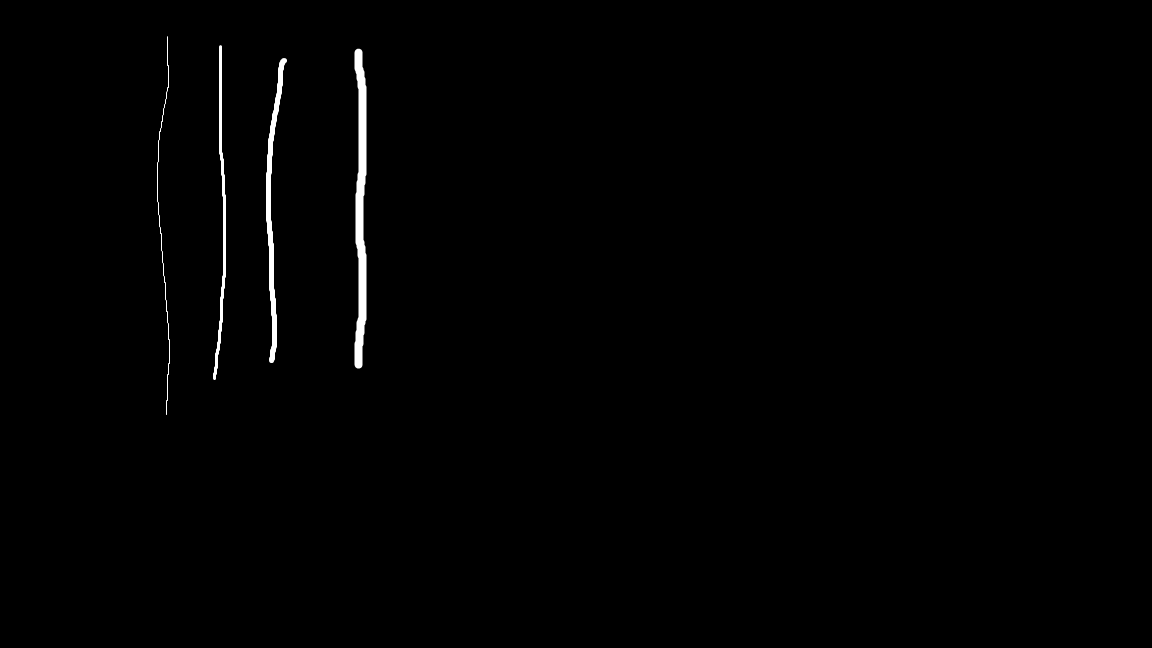
%> input picture Ex7/hor_lines_bw.bmp, 1152 x 648 px
$ octave Task7.m   (GNU Octave 9; MATLAB toolbox functions it lacks are replaced by stand-ins)
%> lines starting %> are read from the running program, lines starting %| are printed output that depends on the picture; in (x1, y1, x2, y2) boxes, pixels count from 0 and x2, y2 are one past the last pixel; in counts of white or black regions, pixels touching at a corner belong together; the program's own positions count from 1
%PART 1
%Task1 and 2
yaxis = linspace(0.3,0,30);
xaxis = linspace(0,0.3,30);
horizontals1 = showImage("hor_lines_bw.bmp",xaxis,yaxis);
horizontals2 = showImage("hor_lines.bmp",xaxis,yaxis);
%> call 2 of showImage, with path = 'hor_lines.bmp'
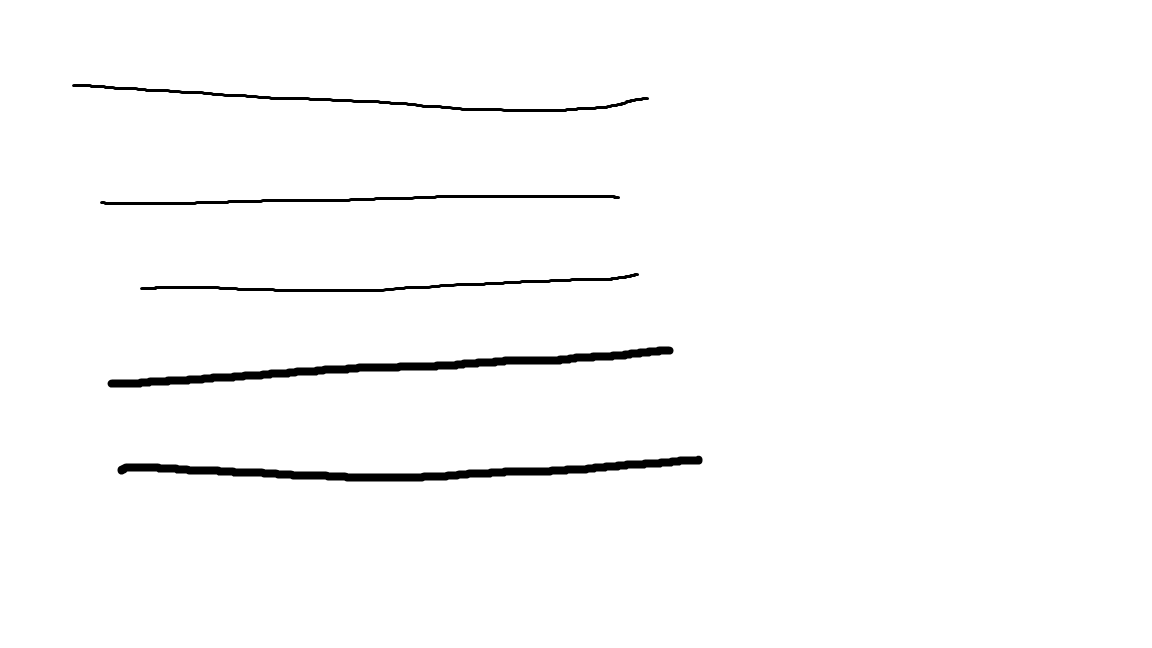
%> input picture Ex7/hor_lines.bmp, 1152 x 648 px
verticals1 = showImage("ver_lines.bmp",xaxis,yaxis);
%> call 3 of showImage, with path = 'ver_lines.bmp'
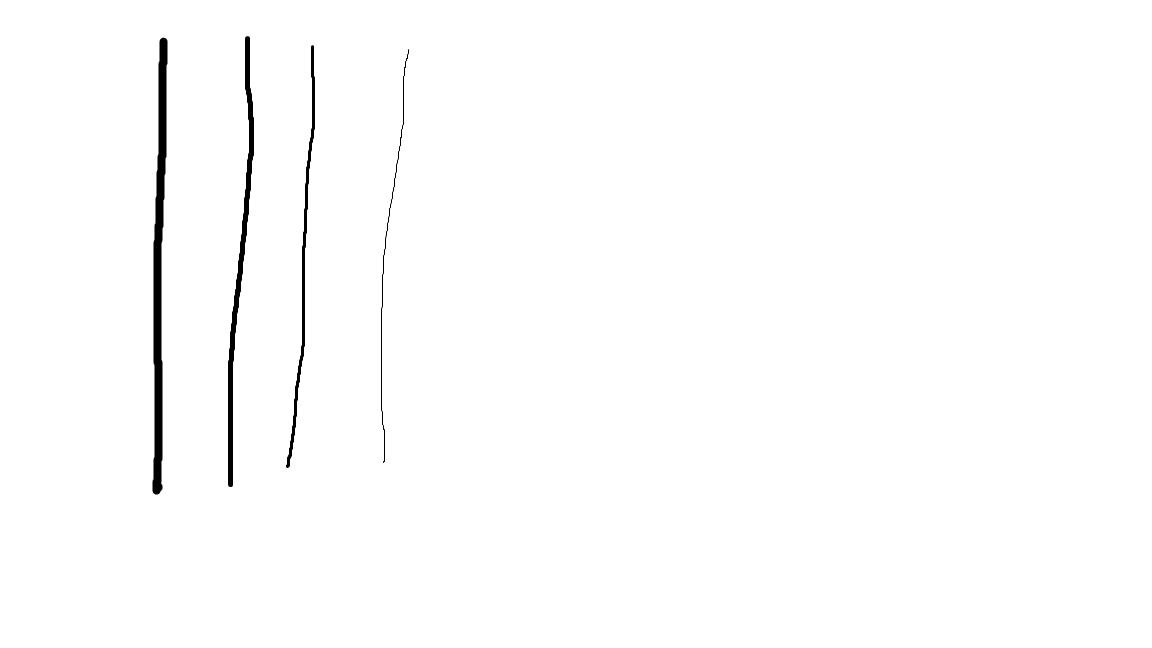
%> input picture Ex7/ver_lines.bmp, 1152 x 648 px
verticals2 = showImage("ver_lines_bw.bmp",xaxis,yaxis);
%> call 4 of showImage, with path = 'ver_lines_bw.bmp'
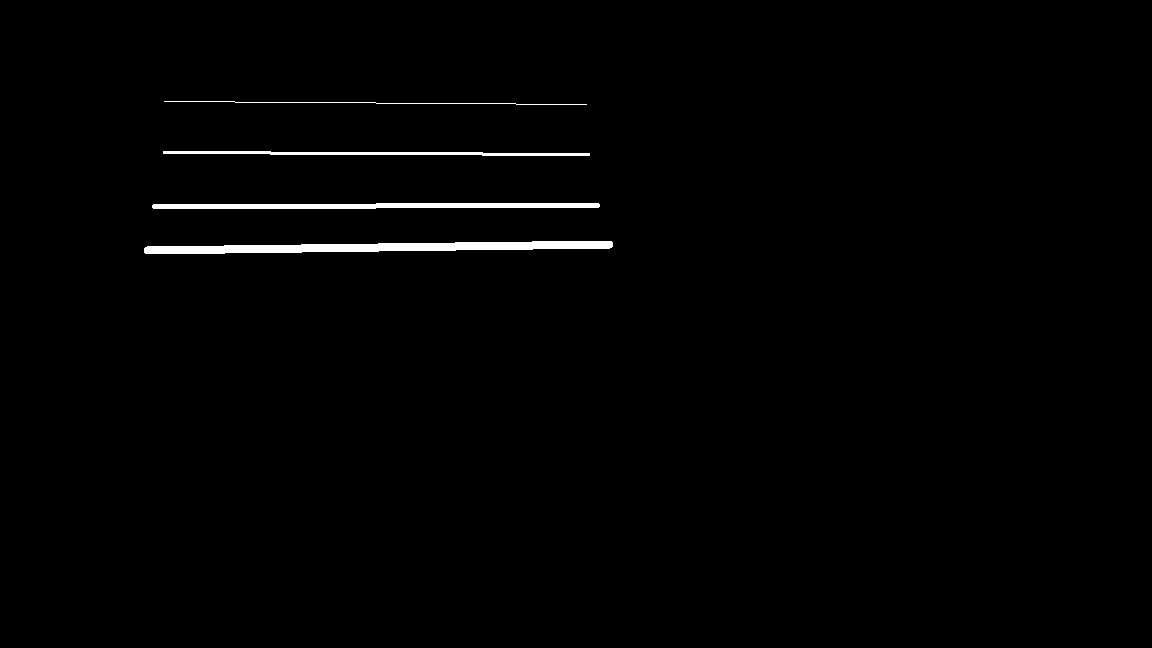
%> input picture Ex7/ver_lines_bw.bmp, 1152 x 648 px
%> in showImage (call 4), `image  = im2double(imread(path));`: image: size 648x1152x3 double; values 0 (black) and 1 (white), 1% white; 4 white regions, box (x1, y1, x2, y2) and area: (144, 241, 613, 254) 3747, (152, 203, 600, 209) 2236, (163, 151, 590, 156) 1283, (164, 101, 587, 105) 423
S = showImage("S.bmp",xaxis,yaxis);
%> call 5 of showImage, with path = 'S.bmp'
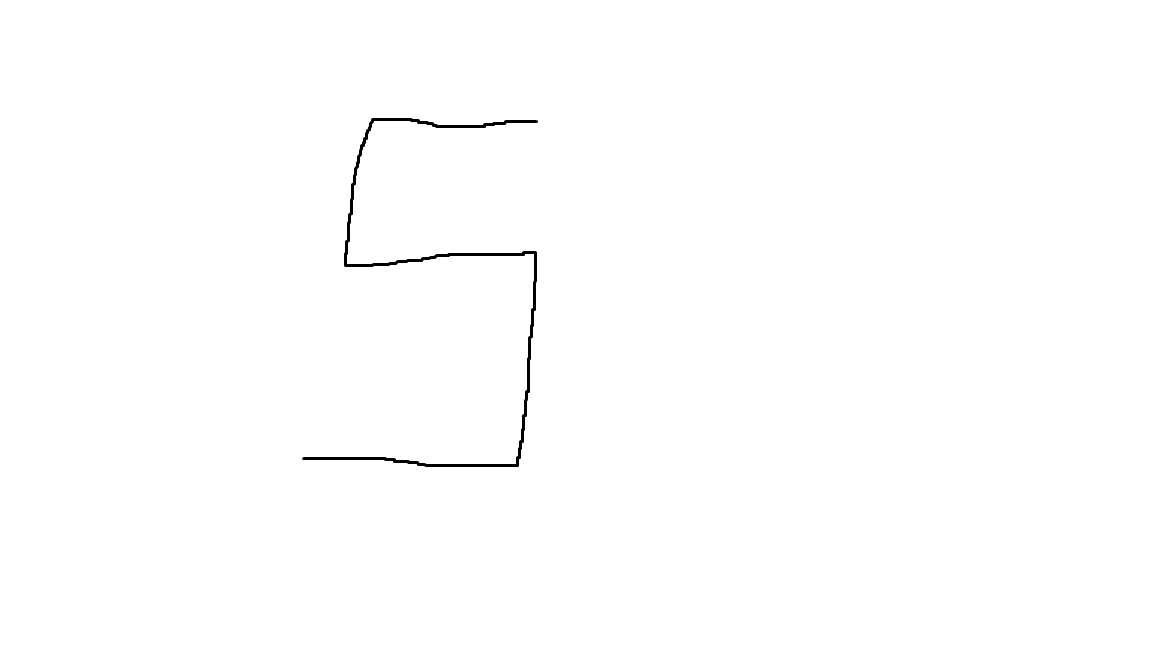
%> input picture Ex7/S.bmp, 1152 x 648 px

%Task 3
Nfft = 1024*2;
deltaX = 0.001;
deltaY = 0.001;

xfreqs = linspace(-0.5, 0.5, Nfft+1)*(1/deltaX);  xfreqs(end) = [];
yfreqs = linspace(-0.5, 0.5, Nfft+1)*(1/deltaY);  yfreqs(end) = [];

hor1fft = fft2d(horizontals1);
hor2fft = fft2d(horizontals2);
ver1fft = fft2d(verticals1);
ver2fft = fft2d(verticals2);

hor1fft_plot = fftimage(hor1fft,xfreqs,yfreqs);
%> hor1fft_plot = -234.4
hor2fft_plot = fftimage(hor2fft,xfreqs,yfreqs);
%> hor2fft_plot = -273.6
ver1fft_plot = fftimage(ver1fft,xfreqs,yfreqs);
%> ver1fft_plot = -312.5
ver2fft_plot = fftimage(ver2fft,xfreqs,yfreqs);
%> ver2fft_plot = -351.3

%Task 4
line = showImage('line.bmp',xaxis,yaxis);
%> call 6 of showImage, with path = 'line.bmp'
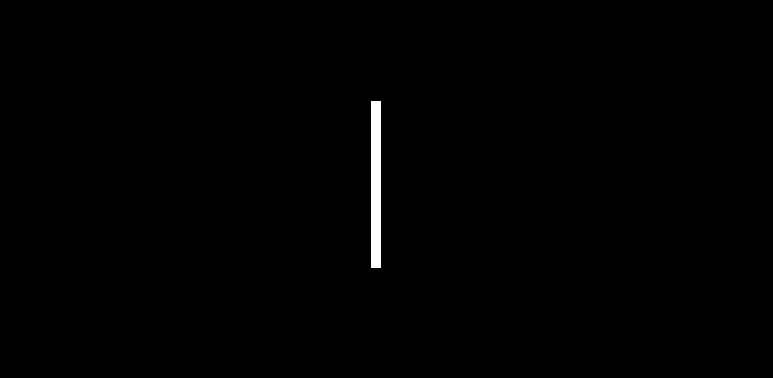
%> input picture Ex7/line.bmp, 1546 x 756 px (shown at 1/2 size)
%> in showImage (call 6), `image  = im2double(imread(path));`: image: size 756x1546x3 double; values 0 (black) and 1 (white), 0.51% white; 1 white region, box (x1, y1, x2, y2) and area: (743, 202, 761, 536) 6012
linefft = fft2d(line);
linefft_plot = fftimage(linefft,xfreqs,yfreqs);
%> linefft_plot = -429

translated_line = imtranslate(line,[1000, 0],'OutputView','full');
%> translated_line: size 756x2546 double; values 0 (black) and 1 (white), 0.31% white; 1 white region, box (x1, y1, x2, y2) and area: (1743, 202, 1761, 536) 6012
translated_linefft = fft2d(translated_line);
figure();
imagesc('XData', xaxis, 'YData', yaxis,'CData',translated_line);
axis('image');
ylabel('y/cm');
xlabel('x/cm');
axis on;
colormap(gray(255));
translated_linefft_plot = fftimage(translated_linefft,xfreqs,yfreqs);
%> in fftimage (call 6), `fft_image = 20*log10(abs(res));`:
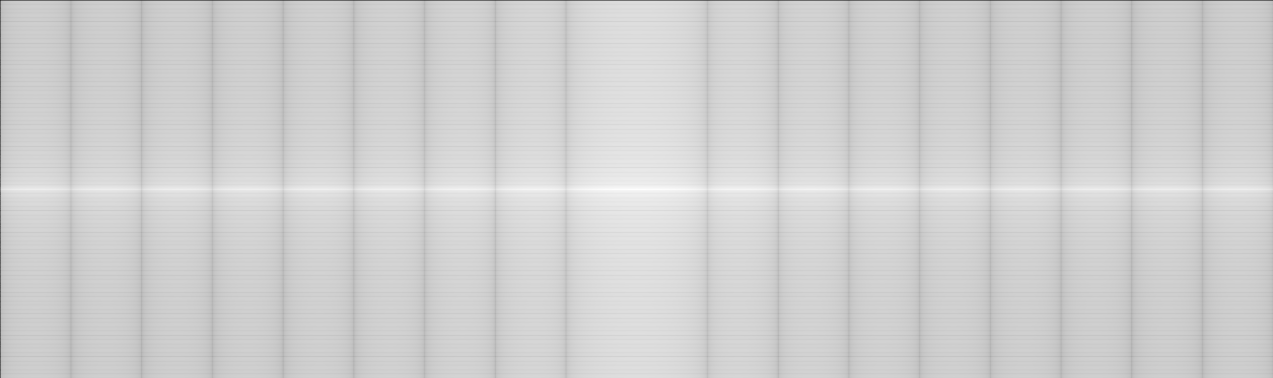
%> fft_image: size 756x2546 double (shown at 1/2 size); 0.14% of the values are NaN or infinite; the others: min -337.2, max 75.58, mean 0.0811; drawn with min black, max white, NaN and infinite black
%> translated_linefft_plot = -507.5

rotated_line = imrotate(line,30);
%> rotated_line: size 1428x1717 double; values 0 (black) and 1 (white), 0.25% white; 1 white region, box (x1, y1, x2, y2) and area: (745, 568, 927, 866) 6011
rotated_linefft = fft2d(rotated_line);
figure();
imagesc('XData', xaxis, 'YData', yaxis,'CData',rotated_line);
axis('image');
ylabel('y/cm');
xlabel('x/cm');
axis on;
colormap(gray(255));
translated_linefft_plot = fftimage(rotated_linefft,xfreqs,yfreqs);
%> in fftimage (call 7), `fft_image = 20*log10(abs(res));`:
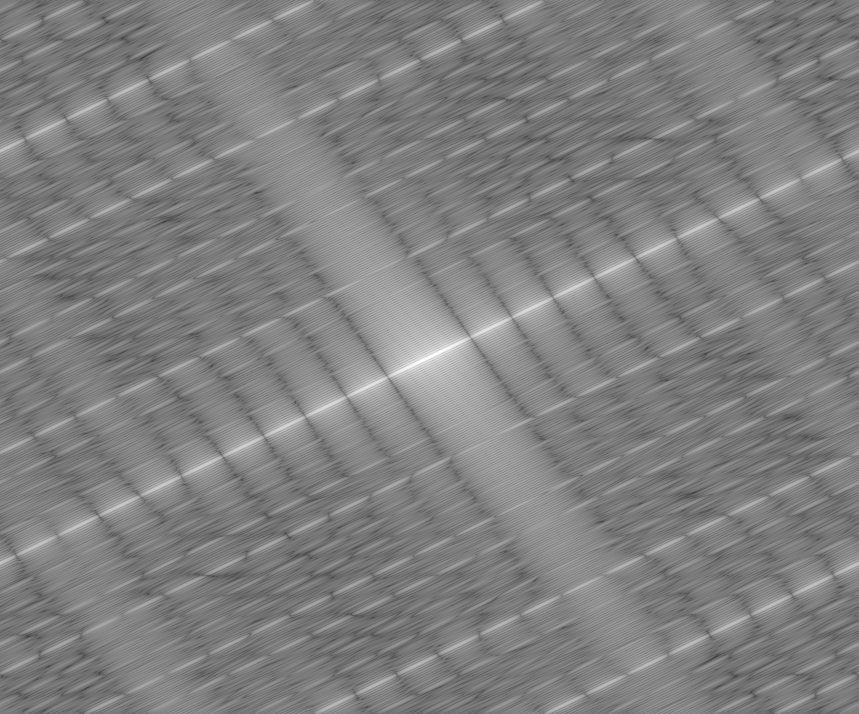
%> fft_image: size 1428x1717 double (shown at 1/2 size); min -53.74, max 75.58, mean 11.3; drawn with min black and max white
%> translated_linefft_plot = -585.8

thick_line = showImage('thick_line.bmp',xaxis,yaxis);
% [53 lines not run here, left out]
function image = showImage(path,x,y)
%> (the run ends here)
